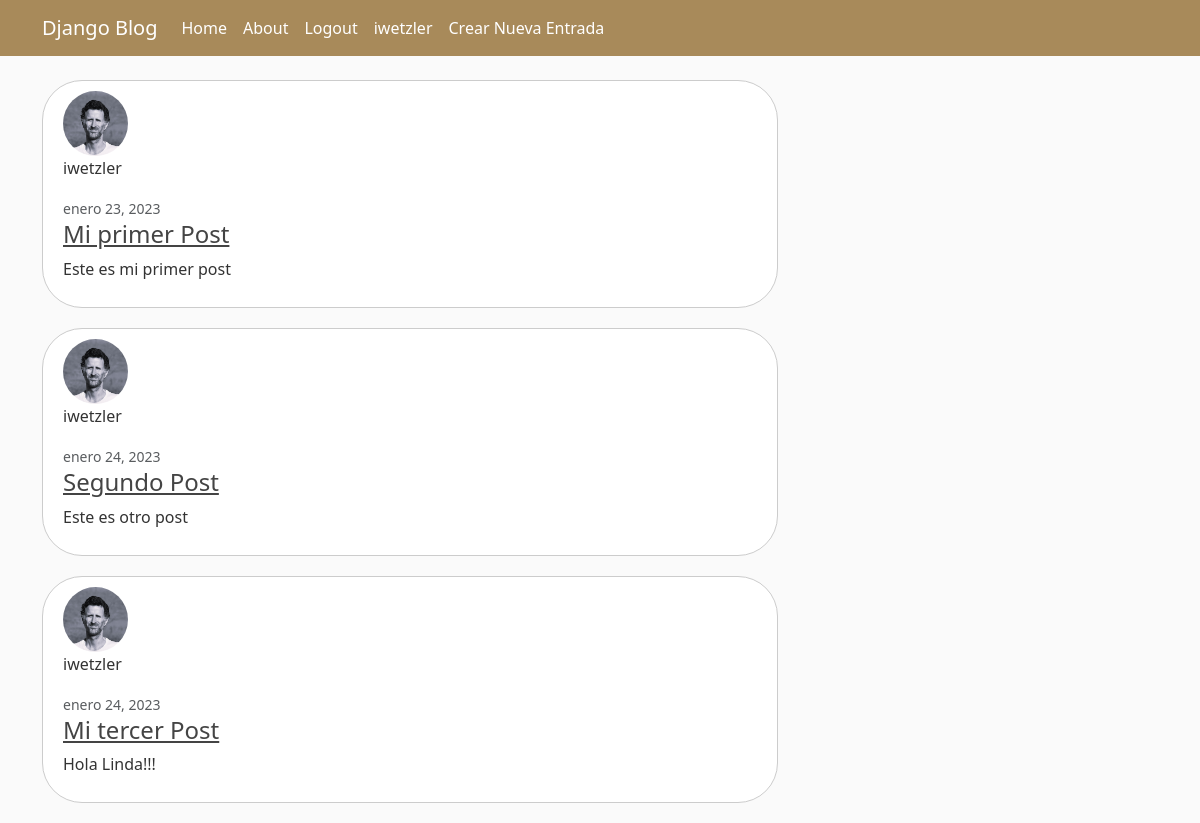
The app's page / (signed in) with its own data.
### blog/models.py (models this page shows, shortened)
class Post(models.Model):
    titulo = models.CharField(max_length= 30)
    contenido = models.TextField()
    fecha = models.DateTimeField(default=timezone.now)
    user = models.ForeignKey(Usuario, on_delete=models.CASCADE)

### usuarios/models.py (models this page shows, shortened)
class Avatar(models.Model):
    imagen = models.ImageField(default = "/avatars/avatarpordefecto.png", upload_to = "avatars")
    user = models.OneToOneField(User, on_delete= models.CASCADE)

### blog/views.py (the view)
# urls.py: 2. Add a URL to urlpatterns:  path('', views.home, name='home')
def home(request):
    context = {"posts": Post.objects.all()}
    return render(request, "blog/home.html", context)

### blog/templates/blog/home.html
{% extends "./padre.html" %}
{% block content %}
    {% for post in posts%}
        <article class="media content-section">
            <img class="rounded-circle article-img" src="{{ post.user.avatar.imagen.url }}">
            <div class="media-body">
                <p class="mr-2"> {{post.user}} </p>
                <small class="text-muted">{{ post.fecha|date:"F d, Y" }}</small>
                <h4><a class="article-title" href= "{% url 'post-detail' post.id %}">{{ post.titulo }}</a></h4>
                <p class="article-content">{{ post.contenido }}</p>
            </div>
        </article>
    {% endfor %}
{% endblock content %}

### blog/templates/blog/padre.html (shortened to what this page needs)
{% load static %}
<!DOCTYPE html>
<html lang="en">
<head>
    <link href="https://cdn.jsdelivr.net/npm/bootstrap@5.3.0-alpha1/dist/css/bootstrap.min.css" rel="stylesheet">
    <link rel = "stylesheet" type = "text/css" href = " {% static 'blog/main.css' %}" >
</head>
<body>
    <header class="site-header">
        <nav class="navbar navbar-expand-md navbar-dark bg-steel fixed-top">
          <div class="container">
            <a class="navbar-brand mr-4" href="{% url 'blog-home' %}">Django Blog</a>
            <div class="collapse navbar-collapse" id="navbarToggle">
              <div class="navbar-nav mr-auto">
                <a class="nav-item nav-link" href="{% url 'blog-home' %}">Home</a>
                <a class="nav-item nav-link" href="{% url 'blog-about' %}">About</a>
              </div>
              <div class="navbar-nav">
                {% if user.is_authenticated %}
                  <a class="nav-item nav-link" href="{% url 'logout' %}">Logout</a>
                  <a class="nav-item nav-link" href="{% url 'perfil' %}">{{ user.username }}</a>
                  <a class="nav-item nav-link" href="{% url 'post-form' %}"> Crear Nueva Entrada</a>
                {% else %}
                  <a class="nav-item nav-link" href="{% url 'alta' %}">Alta</a>
                  <a class="nav-item nav-link" href="{% url 'login' %}">Login</a>
                  {% endif %}
                </div>
            </div>
          </div>
        </nav>
      </header>
    <main role="main" class="container">
      <div class="row">
        <div class="col-md-8">
          {% block content %}{% endblock %}
        </div>
        <div class="col-md-4">
        </div>
      </div>
    </main>
   </body>
</html>

### blog/static/blog/main.css (style rules this page uses)
body { background: #fafafa; color: #333333; margin-top: 5rem; }
h1, h2, h3, h4, h5, h6 { color: #444444; }
.bg-steel { background-color: #A88A5A; }
.site-header .navbar-nav .nav-link { color: #ffffff; }
.content-section { background: #ffffff; padding: 10px 20px; border: 1px solid #dddddd; border-radius: 3px; margin-bottom: 20px; border: 1px solid #ccc; border-radius: 40px; }
.article-title { color: #444444; }
.article-content { white-space: pre-line; }
.article-img { height: 65px; width: 65px; margin-right: 16px; }

### records on screen
Post: user.avatar.imagen (picture), user "iwetzler", fecha "enero 23, 2023", titulo "Mi primer Post", contenido "Este es mi primer post"
Post: user.avatar.imagen (picture), user "iwetzler", fecha "enero 24, 2023", titulo "Segundo Post", contenido "Este es otro post"
Post: user.avatar.imagen (picture), user "iwetzler", fecha "enero 24, 2023", titulo "Mi tercer Post", contenido "Hola Linda!!!"

### other values on screen
{{ user.username }} "iwetzler"
